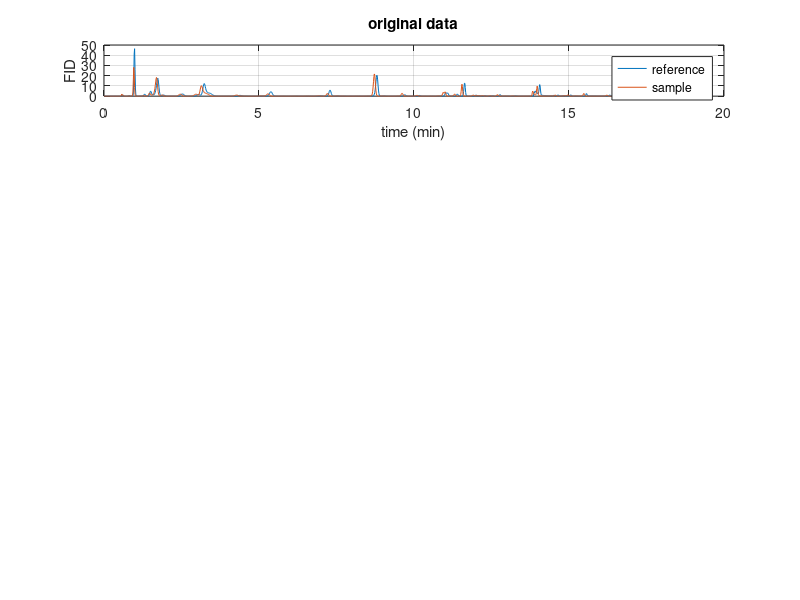

The MATLAB script that drew this image: (Note: this script raises an error after producing the figure.)
% FvdB 070821
clear all;
close all;

clc;
disp('Small sample script for the use of "coshift.m", "ApplyDMW.m" and "cow.m".');
disp('Loading example data (two chromatograms).');
load dtw_cow_demo.txt; X = dtw_cow_demo; clear dtw_cow_demo;

disp('Plotting data (first two rows are chromatograms, third one is the time axis). [Press key...]');
figure(1); subplot(5,1,1); plot(X(3,:),X(1,:),X(3,:),X(2,:)); grid;
xlabel('time (min)'); ylabel('FID'); title('original data'); legend('reference','sample');
pause;

disp('For this chromatographic example a simple, "linear"');
disp('Correlation Optimized Shifting (COShift) correction is not enough.');
figure(2); [Xw_cs,R_cs] = coshift(X(1,:),X(2,:),10,[1 1 1]);
disp('This is the default graphical output for "coshift.m". [...]'); pause;

disp('Plot coshift results. [...]');
figure(1); subplot(5,1,2); plot(X(3,:),X(1,:),X(3,:),Xw_cs); grid; legend('reference','samp. coshift');
pause;

disp('First, try Dynamic Time Warping (DTW) in it''s original form');
disp('(so-called T(1,1) table) with a 10% band-limit.');
[Xw_dtw1,WP_dtw1] = ApplyDMW(X(1:2,:),1,[0 0],1,1,.01);

disp('Plot DTW #1 results.');
figure(1); subplot(5,1,3); plot(X(3,:),X(1,:),X(3,:),Xw_dtw1(2,:));
grid; legend('reference','samp. DTW #1');

disp('Seems to work fine, but this approach is often to flexible, leading to artifacts');
disp('e.g. zoom-in on the peak around 5.4 minutes to see what happens. [...]'); pause;

disp('Next, try DTW with the default settings');
disp('(a T(39,1) table, which gives less flexibility).');
[Xw_dtw2,WP_dtw2] = ApplyDMW(X(1:2,:),1);

disp('Plot DTW #2 results.');
figure(1); subplot(5,1,4); plot(X(3,:),X(1,:),X(3,:),Xw_dtw2(2,:)); grid; legend('reference','samp. DTW #2');
disp('Zoom-in on the same peak (around 5.4 minutes) to see the effect. [...]'); pause

disp('Last, try Correlation Optimized Warping (COW) to align');
disp('the chromatograms (using the function to plot the results).');
disp('(In this case segment lengths of 10 data-points and a slack of 1 data-point.)');

[warping,Xw_cow,diagnos] = cow(X(1,:),X(2,:),10,1,[1 1 0]);
disp('Default graphical output for "cow.m". [...]'); pause;

disp('Plot COW results.');
figure(1); subplot(5,1,5); plot(X(3,:),X(1,:),X(3,:),Xw_cow); grid; legend('reference','samp. COW');
disp('Again, zoom-in on the same peak (around 5.4 minutes). [Finished]');